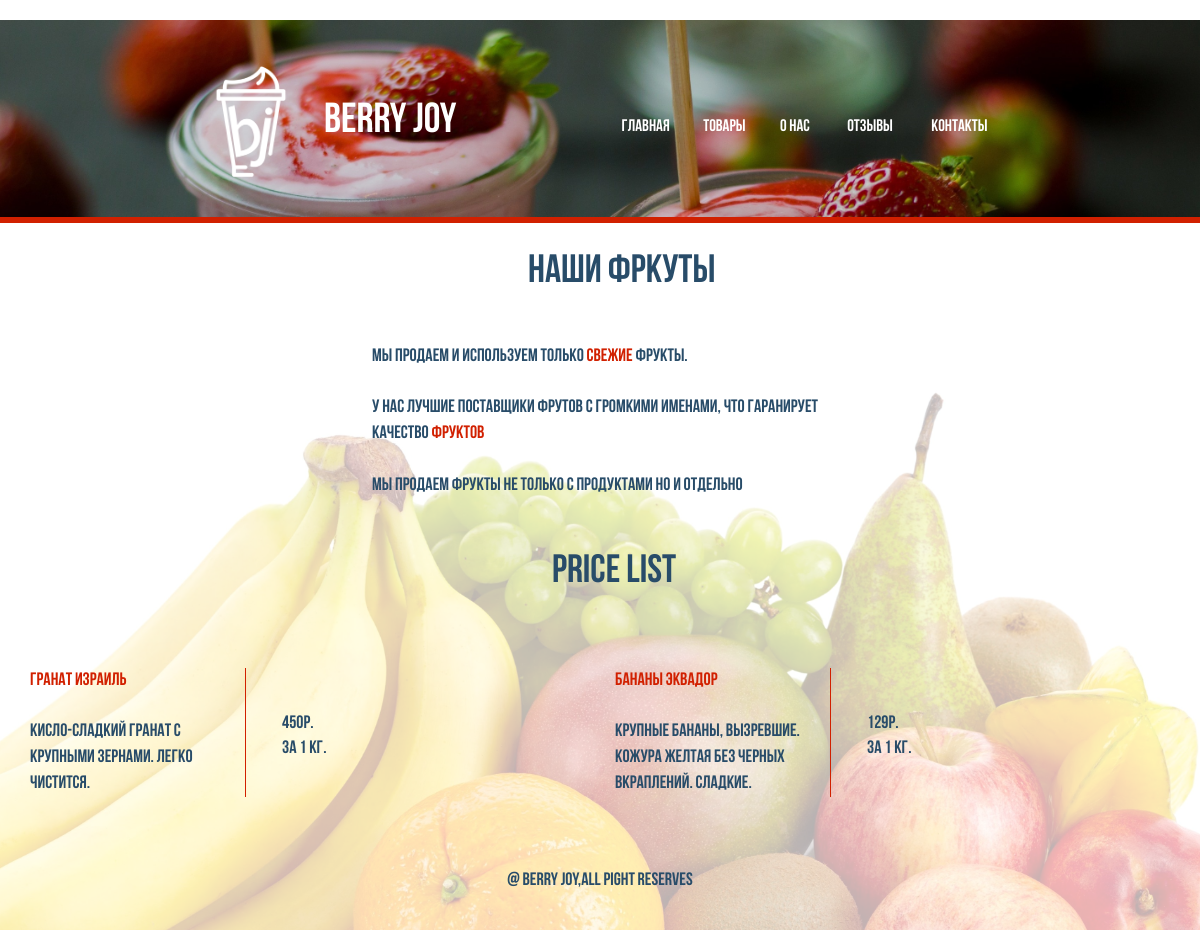
Screenshot of /main/fruit with the database file from the repository.
### main/models.py (models this page shows, shortened)
class Fruit(models.Model):
    name = models.CharField(max_length = 120)
    text = models.TextField()
    price = models.IntegerField()
    mass = models.IntegerField()

### main/templates/main/Fruit/index.html (shortened to what this page needs)
﻿<!DOCTYPE html>
<html lang="en">
<head>
    <link rel="stylesheet" type="text/css" href="/static/style_Fruit.css">
    <link rel="stylesheet" type="text/css" href="/static/style14.css">
    <link rel="stylesheet" href="/static/animate.css">
</head>
<body>
	<div class="all wow slideInLeft" data-wow-duration="1s" data-wow-offset = "200">
		<div class="header">
			<div class="back_image">
				<img style="border-bottom: 0.5vw solid #d12000" src="/static/Content/header_back_image3.jpg" alt="" id="back_image_image">
			</div>
			<div class="logo_block">
				<a href="../Main/index.html">
					<p style="margin-top:3.5vw" class="logo_text">Berry Joy</p>
				</a>
			</div>
			<div class="logo_png">
				<img src="/static/Content/Berry_Joy_logo.png" alt="" id="logo_png_image">
			</div>
			<div id="navigation_menu">
                <nav>
                    <a href="main" id="Home">Главная</a>
                    <a href="product" id="Services">Товары</a>
                    <a href="about" id="Aboutus">О нас</a>
                    <a href="comment" id="Portfolio">Отзывы</a>
                    <a href="contact" id="Contact">Контакты</a>
                </nav>
			</div>
		</div>
		<div class="block_1">
			<p class="main_text">Мы продаем и используем только <span id="neader_title_mini_text_red"> свежие </span> фрукты.
				<br><br>У нас лучшие поставщики фрутов с громкими именами, что гаранирует качество   <span id="neader_title_mini_text_red"> фруктов </span> <br><br>Мы продаем фрукты не только с продуктами но и отдельно </p>
			<div class="about_block">
				<img src="/static/Content/80c9320cfaca2f676fd74a6331b2d341.jpg" style="opacity: 0.3;left:-1vw;width: 120vw;z-index: 0;" alt="" id="info_logo">
				<p class="about_text">Наши фркуты</p>
			</div>
		</div>
		<div style="top: -4vw;" class="block_1">
			<div class="about_block">
				<p style="left: 58.5vw" class="about_text">price list</p>
			</div>
		</div>
        <div style="padding-top: 54vw;z-index: 10" class="container">
            <div class="row">
                {% for post in object_list %}
                <div class="col-md-6">
                    <p style="left: 0;top: 0;width: 18vw;border-right: 0.1vw solid #d12000" class="main_text">
                        <span id="neader_title_mini_text_red"> {{post.name}} </span>
                        <br><br>{{post.text}}
                    </p>
                    <p style="left: 21vw;top: -8vw;width: 18vw;" class="main_text"> {{post.price}}р. <br> за {{post.mass}} кг. </p>
                </div>
                {% endfor %}
            </div>
            <div style="text-align:center;" class="row">
                <div style="text-align:center;" class="col-md-4">
                </div>
                <div style="text-align:center;" class="col-md-4">
                    <p style="text-align:center;font-size: 1.5vw;font-family: BebasNeueBold;color: #284c69;z-index: 10;margin-bottom: 3vw">@ <span id="neader_title_mini_text_yellow"> Berry joy</span>,all pight reserves</p>
                </div>
                <div style="text-align:center;" class="col-md-4">
                </div>
            </div>
        </div>
	</div>
</body>
</html>

### main/static/style_Fruit.css (style rules this page uses)
html, body { overflow-x: hidden; padding: 0px; margin: 0 auto; background-color: white; }
.all { position: relative; width: 100%; height: auto; margin: auto; overflow-y: hidden; overflow-x: hidden; }
#back_image_image { position: absolute; left: -1vw; width: 101vw; z-index: 1; }
.logo_text { font-size: 3.5vw; font-family: BebasNeueBold; color: rgb( 255, 255, 255 ); font-weight: bold; text-transform: uppercase; line-height: 0.4; text-align: left; position: absolute; left: 27vw; top: 4.3vw; width: 15vw; height: 5vw; z-index: 77; }
#logo_png_image { position: absolute; left: 15.8vw; top: 2.2vw; width: 10vw; z-index: 77; }
#navigation_menu { position: absolute; }
#Home, #Services, #Aboutus, #Portfolio, #Contact { display: block; margin: 1.3vw; font-family: BebasNeueBold; font-size: 1.4vw; color: white; text-decoration: none; z-index: 77; }
#Home { position: absolute; top: 6.6vw; left: 50.5vw; }
#Services { position: absolute; top: 6.6vw; left: 57.3vw; }
#Aboutus { position: absolute; top: 6.6vw; left: 63.7vw; width: 2.5vw; }
#Portfolio { position: absolute; top: 6.6vw; left: 69.3vw; }
#Contact { position: absolute; top: 6.6vw; left: 76.3vw; }
#neader_title_mini_text_red { color: #d12000; }
.block_1 { position: absolute; left: -15vw; top: -29vw; }
.main_text { position: relative; font-size: 1.5vw; font-family: BebasNeueBold; color: #284c69; top: 56vw; left: 46vw; background-color: transparent; width: 40vw; z-index: 10; }
.about_block { position: absolute; top: -40px; left: 30px; }
#info_logo { position: absolute; top: 55vw; left: 19.2vw; width: 35.5vw; z-index: 1; }
.about_text { position: absolute; top: 51vw; left: 56.5vw; width: 20vw; z-index: 1; font-size: 3.3vw; font-family: BebasNeueBold; color: #284c69; }

### main/templates/main/Fruit/index.html (style rules this page uses)
.all { position: relative; width: 100%; height: auto; margin: auto; overflow-y: hidden; overflow-x: hidden; }
html,body { overflow-x: hidden; padding: 0px; margin: 0 auto; background-color: white; }

### rows the page displays
Fruit: name "ГРАНАТ ИЗРАИЛЬ", text "Кисло-сладкий гранат с крупными зернами. Легко чистится.", price "450", mass "1"
Fruit: name "БАНАНЫ ЭКВАДОР", text "Крупные бананы, вызревшие. Кожура желтая без черных вкраплений. Сладкие.", price "129", mass "1"
